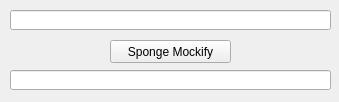
<?xml version="1.0" encoding="UTF-8"?>
<ui version="4.0">
 <class>QtGui</class>
 <widget class="QWidget" name="QtGui">
  <property name="geometry">
   <rect>
    <x>0</x>
    <y>0</y>
    <width>339</width>
    <height>102</height>
   </rect>
  </property>
  <property name="windowTitle">
   <string>Sponge Mockify</string>
  </property>
  <widget class="QPushButton" name="mockifyButton">
   <property name="geometry">
    <rect>
     <x>110</x>
     <y>40</y>
     <width>121</width>
     <height>23</height>
    </rect>
   </property>
   <property name="text">
    <string>Sponge Mockify</string>
   </property>
   <property name="checkable">
    <bool>false</bool>
   </property>
  </widget>
  <widget class="QLineEdit" name="inputLine">
   <property name="geometry">
    <rect>
     <x>10</x>
     <y>10</y>
     <width>321</width>
     <height>20</height>
    </rect>
   </property>
  </widget>
  <widget class="QLineEdit" name="outputLine">
   <property name="geometry">
    <rect>
     <x>10</x>
     <y>70</y>
     <width>321</width>
     <height>20</height>
    </rect>
   </property>
   <property name="readOnly">
    <bool>false</bool>
   </property>
  </widget>
 </widget>
 <layoutdefault spacing="6" margin="11"/>
 <resources/>
 <connections>
  <connection>
   <sender>mockifyButton</sender>
   <signal>clicked()</signal>
   <receiver>QtGui</receiver>
   <slot>mockify()</slot>
   <hints>
    <hint type="sourcelabel">
     <x>170</x>
     <y>51</y>
    </hint>
    <hint type="destinationlabel">
     <x>169</x>
     <y>50</y>
    </hint>
   </hints>
  </connection>
 </connections>
 <slots>
  <slot>mockify()</slot>
 </slots>
</ui>
